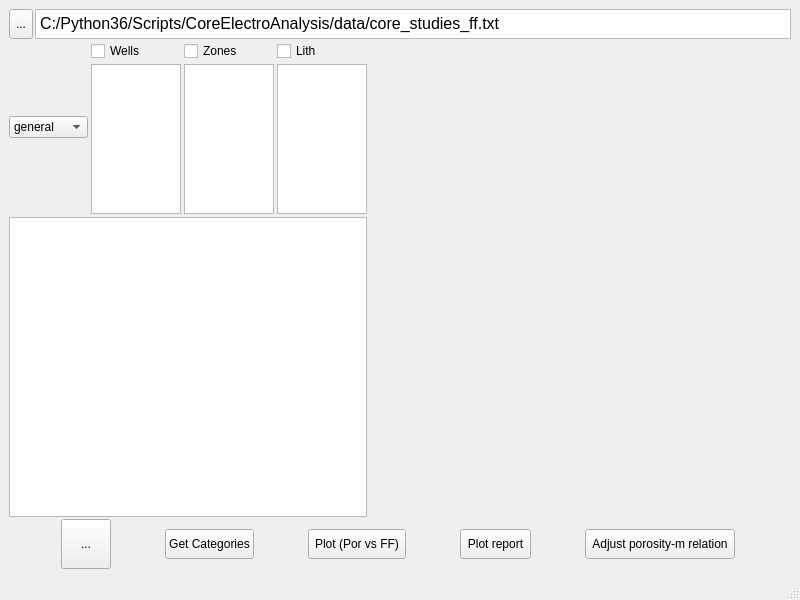
<?xml version="1.0" encoding="UTF-8"?>
<ui version="4.0">
 <class>MainWindow</class>
 <widget class="QMainWindow" name="MainWindow">
  <property name="geometry">
   <rect>
    <x>0</x>
    <y>0</y>
    <width>800</width>
    <height>600</height>
   </rect>
  </property>
  <property name="windowTitle">
   <string>MainWindow</string>
  </property>
  <widget class="QWidget" name="centralwidget">
   <layout class="QVBoxLayout" name="verticalLayout" stretch="0,1,0">
    <property name="spacing">
     <number>2</number>
    </property>
    <property name="sizeConstraint">
     <enum>QLayout::SetMinimumSize</enum>
    </property>
    <property name="leftMargin">
     <number>9</number>
    </property>
    <item>
     <layout class="QHBoxLayout" name="horizontalLayout_3">
      <item>
       <widget class="QToolButton" name="InitFilePathSetButton">
        <property name="minimumSize">
         <size>
          <width>0</width>
          <height>30</height>
         </size>
        </property>
        <property name="maximumSize">
         <size>
          <width>30</width>
          <height>30</height>
         </size>
        </property>
        <property name="toolTip">
         <string>Choose file path</string>
        </property>
        <property name="text">
         <string>...</string>
        </property>
       </widget>
      </item>
      <item>
       <widget class="QTextEdit" name="InitFilePathField">
        <property name="enabled">
         <bool>true</bool>
        </property>
        <property name="minimumSize">
         <size>
          <width>0</width>
          <height>30</height>
         </size>
        </property>
        <property name="maximumSize">
         <size>
          <width>16777215</width>
          <height>30</height>
         </size>
        </property>
        <property name="toolTip">
         <string comment="Введите или выберете путь к файлу с исходными данными"/>
        </property>
        <property name="html">
         <string>&lt;!DOCTYPE HTML PUBLIC &quot;-//W3C//DTD HTML 4.0//EN&quot; &quot;http://www.w3.org/TR/REC-html40/strict.dtd&quot;&gt;
&lt;html&gt;&lt;head&gt;&lt;meta name=&quot;qrichtext&quot; content=&quot;1&quot; /&gt;&lt;style type=&quot;text/css&quot;&gt;
p, li { white-space: pre-wrap; }
&lt;/style&gt;&lt;/head&gt;&lt;body style=&quot; font-family:'MS Shell Dlg 2'; font-size:8.25pt; font-weight:400; font-style:normal;&quot;&gt;
&lt;p style=&quot; margin-top:0px; margin-bottom:0px; margin-left:0px; margin-right:0px; -qt-block-indent:0; text-indent:0px;&quot;&gt;&lt;span style=&quot; font-size:12pt;&quot;&gt;C:/Python36/Scripts/CoreElectroAnalysis/data/core_studies_ff.txt&lt;/span&gt;&lt;/p&gt;&lt;/body&gt;&lt;/html&gt;</string>
        </property>
       </widget>
      </item>
     </layout>
    </item>
    <item>
     <layout class="QHBoxLayout" name="horizontalLayout_2" stretch="0,1,0">
      <property name="spacing">
       <number>3</number>
      </property>
      <item>
       <layout class="QVBoxLayout" name="Table_layout">
        <item>
         <layout class="QHBoxLayout" name="Filtrlayout">
          <item>
           <widget class="QComboBox" name="combobox_mode">
            <item>
             <property name="text">
              <string>general</string>
             </property>
            </item>
            <item>
             <property name="text">
              <string>sampling</string>
             </property>
            </item>
           </widget>
          </item>
          <item>
           <layout class="QVBoxLayout" name="verticalLayout_wells">
            <item>
             <widget class="QCheckBox" name="wells_sampling_checkbox">
              <property name="text">
               <string>Wells</string>
              </property>
             </widget>
            </item>
            <item>
             <widget class="QListWidget" name="listWidget_well_chose">
              <property name="maximumSize">
               <size>
                <width>90</width>
                <height>150</height>
               </size>
              </property>
             </widget>
            </item>
           </layout>
          </item>
          <item>
           <layout class="QVBoxLayout" name="verticalLayout_zones">
            <item>
             <widget class="QCheckBox" name="zones_sampling_checkbox">
              <property name="text">
               <string>Zones</string>
              </property>
             </widget>
            </item>
            <item>
             <widget class="QListWidget" name="listWidget_zone_chose">
              <property name="maximumSize">
               <size>
                <width>90</width>
                <height>150</height>
               </size>
              </property>
             </widget>
            </item>
           </layout>
          </item>
          <item>
           <layout class="QVBoxLayout" name="verticalLayout_lith">
            <item>
             <widget class="QCheckBox" name="lith_sampling_checkbox">
              <property name="text">
               <string>Lith</string>
              </property>
             </widget>
            </item>
            <item>
             <widget class="QListWidget" name="listWidget_lith_chose">
              <property name="maximumSize">
               <size>
                <width>90</width>
                <height>150</height>
               </size>
              </property>
             </widget>
            </item>
           </layout>
          </item>
         </layout>
        </item>
        <item>
         <widget class="QTableWidget" name="InitDataTable">
          <property name="minimumSize">
           <size>
            <width>300</width>
            <height>300</height>
           </size>
          </property>
          <property name="maximumSize">
           <size>
            <width>500</width>
            <height>16777215</height>
           </size>
          </property>
         </widget>
        </item>
       </layout>
      </item>
      <item>
       <widget class="QWidget" name="MplWidget" native="true">
        <property name="sizePolicy">
         <sizepolicy hsizetype="Preferred" vsizetype="Preferred">
          <horstretch>0</horstretch>
          <verstretch>0</verstretch>
         </sizepolicy>
        </property>
        <property name="minimumSize">
         <size>
          <width>300</width>
          <height>300</height>
         </size>
        </property>
       </widget>
      </item>
      <item>
       <widget class="QWidget" name="ToolbarWidget" native="true">
        <property name="sizePolicy">
         <sizepolicy hsizetype="Preferred" vsizetype="Minimum">
          <horstretch>0</horstretch>
          <verstretch>0</verstretch>
         </sizepolicy>
        </property>
       </widget>
      </item>
     </layout>
    </item>
    <item>
     <layout class="QHBoxLayout" name="horizontalLayout">
      <item>
       <widget class="QToolButton" name="LoadDataButton">
        <property name="sizePolicy">
         <sizepolicy hsizetype="Maximum" vsizetype="Fixed">
          <horstretch>0</horstretch>
          <verstretch>0</verstretch>
         </sizepolicy>
        </property>
        <property name="minimumSize">
         <size>
          <width>50</width>
          <height>50</height>
         </size>
        </property>
        <property name="maximumSize">
         <size>
          <width>50</width>
          <height>50</height>
         </size>
        </property>
        <property name="toolTip">
         <string>Load Data</string>
        </property>
        <property name="text">
         <string>...</string>
        </property>
       </widget>
      </item>
      <item>
       <widget class="QPushButton" name="GetCategoriesButton">
        <property name="sizePolicy">
         <sizepolicy hsizetype="Fixed" vsizetype="Fixed">
          <horstretch>0</horstretch>
          <verstretch>0</verstretch>
         </sizepolicy>
        </property>
        <property name="minimumSize">
         <size>
          <width>0</width>
          <height>30</height>
         </size>
        </property>
        <property name="maximumSize">
         <size>
          <width>16777215</width>
          <height>30</height>
         </size>
        </property>
        <property name="focusPolicy">
         <enum>Qt::TabFocus</enum>
        </property>
        <property name="toolTip">
         <string>Get categories</string>
        </property>
        <property name="text">
         <string>Get Categories</string>
        </property>
       </widget>
      </item>
      <item>
       <widget class="QToolButton" name="PlotGraphButton">
        <property name="minimumSize">
         <size>
          <width>0</width>
          <height>30</height>
         </size>
        </property>
        <property name="maximumSize">
         <size>
          <width>16777215</width>
          <height>30</height>
         </size>
        </property>
        <property name="text">
         <string>Plot (Por vs FF)</string>
        </property>
       </widget>
      </item>
      <item>
       <widget class="QToolButton" name="PlotReportButton">
        <property name="minimumSize">
         <size>
          <width>0</width>
          <height>30</height>
         </size>
        </property>
        <property name="maximumSize">
         <size>
          <width>16777215</width>
          <height>30</height>
         </size>
        </property>
        <property name="text">
         <string>Plot report</string>
        </property>
        <property name="checkable">
         <bool>true</bool>
        </property>
       </widget>
      </item>
      <item>
       <widget class="QToolButton" name="AdjustPorosityMButton">
        <property name="minimumSize">
         <size>
          <width>0</width>
          <height>30</height>
         </size>
        </property>
        <property name="maximumSize">
         <size>
          <width>16777215</width>
          <height>30</height>
         </size>
        </property>
        <property name="text">
         <string>Adjust porosity-m relation</string>
        </property>
       </widget>
      </item>
     </layout>
    </item>
   </layout>
  </widget>
  <widget class="QMenuBar" name="menubar">
   <property name="geometry">
    <rect>
     <x>0</x>
     <y>0</y>
     <width>800</width>
     <height>21</height>
    </rect>
   </property>
  </widget>
  <widget class="QStatusBar" name="statusbar"/>
 </widget>
 <resources/>
 <connections/>
</ui>
